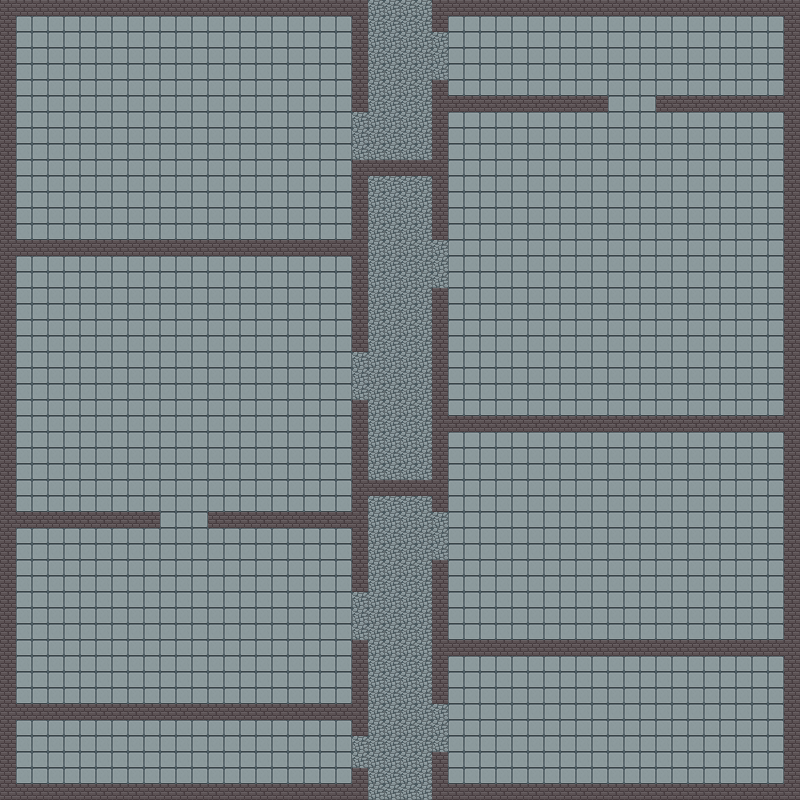

Tiled map render using the project's own tile images. Description and the map definition, with tile-layer contents summarised, below:
An orthogonal 50x50 tile map with 16x16 px tiles, 5 tile layers (Ground, Path, Walls, Shadow, ...), 2 tilesets and 1 object.

<map version="1.0" orientation="orthogonal" renderorder="right-down" width="50" height="50" tilewidth="16" tileheight="16" nextobjectid="1">
 <tileset firstgid="1" name="Collision" tilewidth="16" tileheight="16" tilecount="1" columns="1">
  <image source="../tiles/Collision.png" trans="ff0004" width="16" height="16" />
  <tile id="0">
   <objectgroup draworder="index">
    <object id="1" x="0" y="0" width="16" height="16" />
   </objectgroup>
  </tile>
 </tileset>
 <tileset firstgid="2" name="Tileset" tilewidth="16" tileheight="16" tilecount="4096" columns="64">
  <image source="../tiles/Tileset.png" trans="ff0004" width="1024" height="1024" />
 </tileset>
 <layer name="Ground" width="50" height="50">
  <data>[2500 cells, 2500 non-empty, 1 distinct tile ids]</data>
 </layer>
 <layer name="Path" width="50" height="50">
  <data>[2500 cells, 200 non-empty, 1 distinct tile ids]</data>
 </layer>
 <layer name="Walls" width="50" height="50">
  <data>[2500 cells, 421 non-empty, 3 distinct tile ids]</data>
 </layer>
 <layer name="Shadow" width="50" height="50">
  <data>[2500 cells, 0 non-empty, 0 distinct tile ids]</data>
 </layer>
 <layer name="Collisions" width="50" height="50" opacity="0.09">
  <data>[2500 cells, 389 non-empty, 1 distinct tile ids]</data>
 </layer>
</map>
